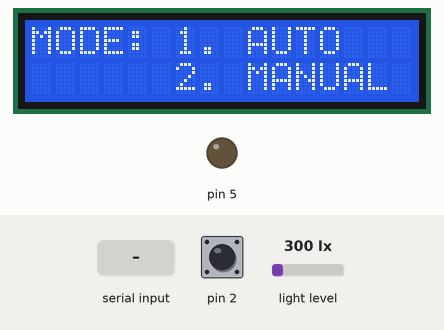
The sketch below on a simulated Arduino Uno, built with avr-gcc and run on an emulated ATmega328P. On the bench: 16×2 character LCD, output pins drawn as LEDs (lit = HIGH). The test bench sets the inputs (shaded band); at power-on: light level 300 lx, pin 2 HIGH.

Above: at 5.2 s.
5.3 s: "1\n" received over Serial
At 5.9 s:
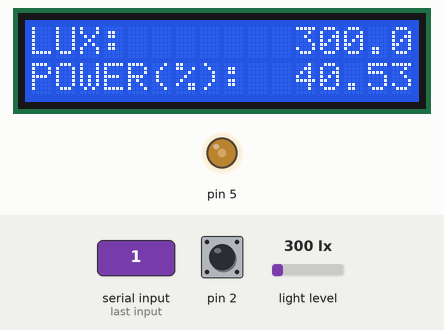
6.8 s: light level set to 40 lx
At 8.3 s:
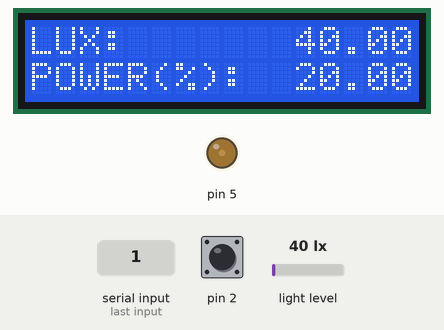
8.8 s: light level set to 500 lx
At 10.6 s:
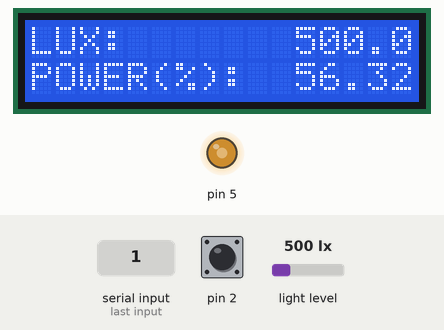
10.9 s: light level set to 1000 lx
At 12.0 s:
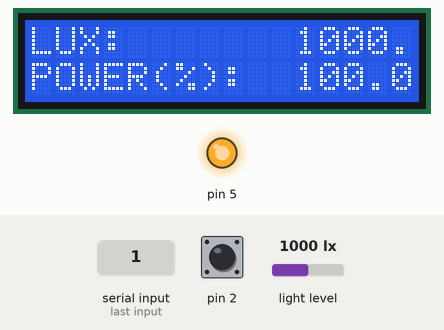
13.0 s: pin 2 pulled LOW for 0.15 s
At 14.4 s:
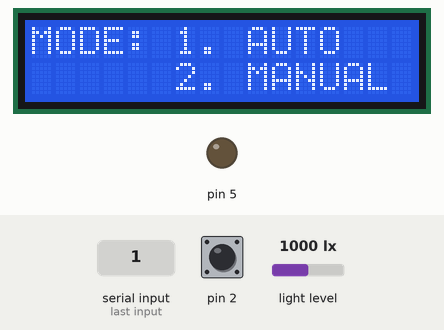
15.0 s: "90,45\n" received over Serial
At 15.9 s:
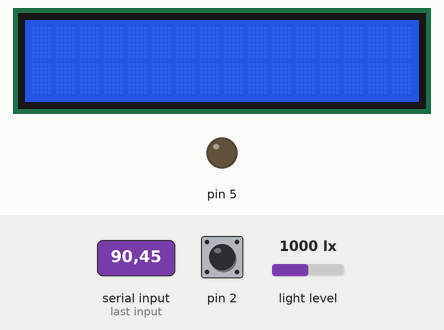
Timing chart, 0 to 17.5 s (numbered marks = the images above; inputs shaded):
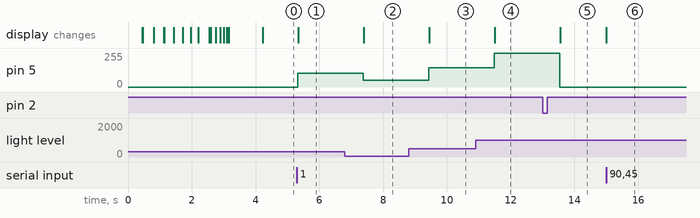

The sketch:

DoAnCuoiKi.ino
```cpp
#include <Wire.h>
#include <BH1750.h>
#include <LiquidCrystal_I2C.h>

LiquidCrystal_I2C lcd(0x27,16,2);

BH1750 lightMeter;
int MODE;
int in;
float valPower;
float power = 0;
float temp = 0;

void setup(){

  pinMode(5, OUTPUT);
  pinMode(2, INPUT_PULLUP);
  attachInterrupt(0, rst, LOW); // interrupt 0 ~ pin 2

  Serial.begin(9600);

  Wire.begin();
  lightMeter.begin();

  lcd.init();
  lcd.begin(16, 2);
  lcd.backlight();

  Intro();
  config();


}

void loop() {
  AUTO(MODE);
}

void Intro(){
  int cntIntro = 0;
  // define variables

  int startPoint;
  int endPoint;
  int i, j;

  // speed of the text movement
  int speed = 20;

  // text to display
  String txtMsg = "ENGINE CONTROL";
  //INTRO

    startPoint = 0;   //set starting point
    endPoint = 15;    //set ending point
    lcd.clear();

    //for each letter of the string starting from the last one.
    for (i = txtMsg.length() - 1; i >= 0; i--)
    {
      startPoint = 0;


      //for each position on the LCD display
      for (j = 0; j < endPoint; j++)
      {

        lcd.setCursor(startPoint, 0);
        lcd.print(txtMsg[i]);

        delay(speed);

        if (startPoint != endPoint - 1) {
          lcd.setCursor(startPoint, 0);
          lcd.print(' ');
        }
        startPoint++;
      }
      endPoint--;

      delay(speed);
    }

    // hold the string on the display for 1 sec.
    delay(1000);
}

void AUTO(int Md)
{
  if (Md == 0)
  {
    analogWrite(5, 0); //Turn off engine for safety
    config();
  }

  else if(Md == 1)
  {
    float lux = lightMeter.readLightLevel(); //read value light sensor
    //display
    lcd.setCursor(0, 0);
    lcd.print("LUX: ");
    lcd.setCursor(0, 1);
    lcd.print("POWER(%): ");

    //PWM
    //temp = (analog) power
    //if (lux <= 40) ~ power 20%
    if (lux <= 40)
    {
      temp = 51;
      power = 20;
    }
    //if (lux <= 800 && lux > 40) ~ power 20% -> 80%
    //increase 1 lux ~ increase(204(80%) - 51(20%)) / (800 - 40)
    else if (lux > 40 && lux <=800)
    {
      temp = ((lux - 40) * 153 / 760) + 51;
      power = ((lux - 40) * 60 / 760) + 20;
    }
    //if (lux > 800) ~ power 100%
    else
    {
      temp = 255;
      power = 100;
    }
    //dispaly read value
    analogWrite(5, temp);
    lcd.setCursor(11, 0);
    lcd.print(lux);
    lcd.setCursor(11, 1);
    lcd.print(power);
    delay(1000);
  }
  else if(Md == 2)
  {
    int tempPow = int (valPower * 2.55);
    analogWrite(5, tempPow);
    lcd.setCursor(0, 1);
    lcd.print("POWER(%): ");
    lcd.setCursor(11, 1);
    lcd.print(valPower);
  }
}
void rst()
{
  MODE = 0;
}

void config()
{
  //display options
  lcd.clear();
  lcd.setCursor(0, 0);
  lcd.print("MODE: ");
  lcd.setCursor(6,0);
  lcd.print("1. AUTO");
  lcd.setCursor(6,1);
  lcd.print("2. MANUAL");
  //wait for input
    while(Serial.available()==0)
  {

  }
  MODE = Serial.parseFloat();
  //clear serial buffer
  while(Serial.available())
    Serial.read();
  lcd.clear();
  //if choose MODE 2 (MANUAL), must put 1 more 1 input - POWER
  if(MODE == 2 ){
      lcd.setCursor(0, 0);
      lcd.print("Nhap power(%): ");
      while(Serial.available()==0)
    {

    }
    valPower = Serial.parseFloat();
    while(Serial.available())
    Serial.read();
    lcd.clear();
  }
}
```

Measured:
- after the input at 5.3 s, pin 5: 0/255 → 103/255 at once; the display: changes at once (image 1)
- after the input at 6.8 s, pin 5: 103/255 → 51/255 after 0.58 s; the display: changes after 0.59 s (image 2)
- after the input at 8.8 s, pin 5: 51/255 → 143/255 after 0.63 s; the display: changes after 0.65 s (image 3)
- after the input at 10.9 s, pin 5: 143/255 → 255/255 after 0.59 s; the display: changes after 0.61 s (image 4)
- after the input at 13.0 s, pin 5: 255/255 → 0/255 after 0.54 s; the display: changes after 0.56 s (image 5)
- after the input at 15.0 s, the display: changes at once (image 6)
